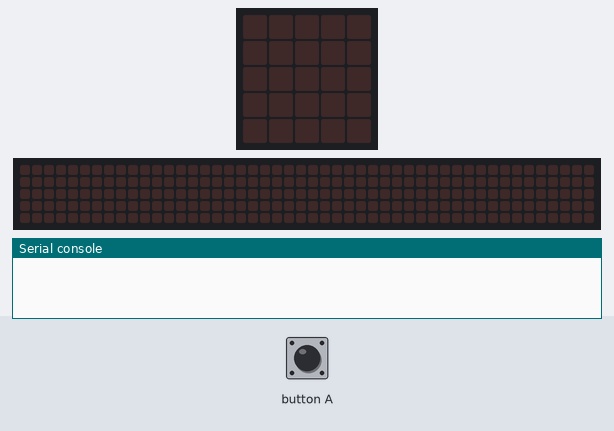
A program run on a simulated BBC micro:bit running MicroPython. On the bench: the board's 5×5 LED display, a strip that is not on the board, showing the scrolling text unrolled, the last lines printed to the serial console. The inputs (shaded band) are chosen by the test bench. Random numbers come from a fixed seed; no radio messages arrive unless stated (any console line starting 'radio sent:' is added by the test bench); the 48×5 strip is a reading aid, not a part: it shows the text the display is scrolling, unrolled, one strip-width of it at a time.

Above: at 1.2 s.
1.3 s: button A pressed for 0.15 s
At 1.37 s:
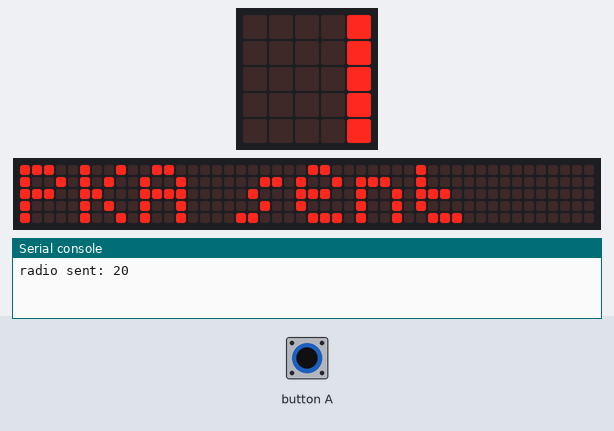
At 1.82 s:
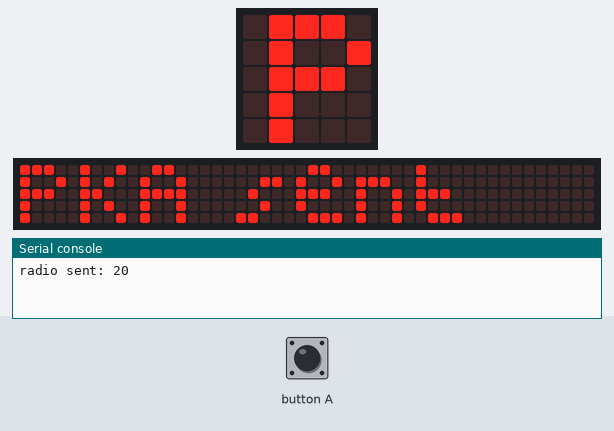
Timing chart, 0 to 4.3 s (numbered marks = the images above; inputs shaded):
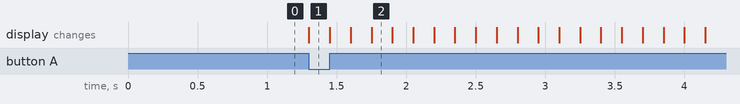

The program:

dh_a.py
```python
# Code for microbit A

from microbit import *
import radio
import random

# Constants
p = 23 # 'large' prime number
g = 5 # integer coprime to p, ie GCD(g,p)={1}
radio_group = 10 # Change number for each pair of participants. Must be integer between 0 and 83 inclusive


# Function to calculate (g^a) % p
def mod_exp(base, exponent, modulus):
    result = 1
    while exponent > 0:
        if exponent % 2 == 1:
            result = (result * base) % modulus
        exponent = exponent // 2
        base = (base * base) % modulus
    return result

# Configure radio
radio.on()
radio.config(group=radio_group)

received_key_b_flag = False

# Wait for button press to start the key exchange
while not button_a.is_pressed():
    pass

# Generate private key a
private_key_a = random.randint(1, p - 1)

# Calculate public key A
public_key_a = mod_exp(g, private_key_a, p)

# Send public key A over radio
if button_a.is_pressed():
    radio.send(str(public_key_a))
    display.scroll("PKA sent")

# Wait for public key B from microbit B
received_data = radio.receive()
if received_data is not None:
    received_key_b = int(received_data) # Potential for MitM here?
    display.scroll("R")
    display.scroll(received_key_b)
    received_key_b_flag = True

# Calculate shared secret
if received_key_b_flag:
    shared_secret = mod_exp(received_key_b, private_key_a, p)
    display.scroll(str(shared_secret), wait=False, loop=True)
    sleep(5000)

# Derive encryption key from shared secret to encrypt messages
```

Measured:
- after the input at 1.3 s, the display: changes at once (image 1)
